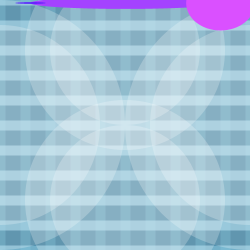
Frame 1 (no input)
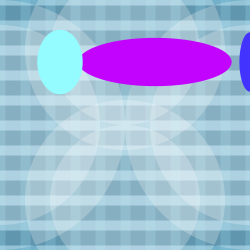
Frame 60 (the mouse pressed at the canvas centre just before this capture)
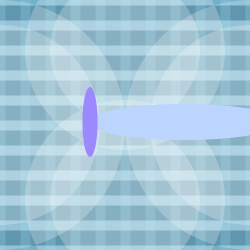
Frame 120 (the mouse held since frame 60 and released just before this capture)

The Processing sketch that drew these frames (run headless with seeded random() and noise(); from frame 60 on, the mouse is pressed at the canvas centre):

// Processing sketch: processing_18723
// ── processing_18723.pde

float y=3.0;
float x;
void setup(){
  size(250, 250);
  smooth();
 }
void draw() 
{ 
  background(#317697);
 strokeWeight(10);
 stroke(#4D9AB7, 150);
 line(0, 0, 0, 250);
 line(25, 0, 25, 250);
 line(50, 0, 50, 250);
 line(75, 0, 75, 250);
 line(100, 0, 100, 250);
 line(125, 0, 125, 250);
 line(150, 0, 150, 250);
 line(175, 0, 175, 250);
 line(200, 0, 200, 250);
 line(225, 0, 225, 250);
 line(250, 0, 250, 250);
 
 stroke(#A2D8ED, 150);
 line(0, 0, 250, 0);
 line(0, 25, 250, 25);
 line(0, 50, 250, 50);
 line(0, 75, 250, 75);
 line(0, 100, 250, 100);
 line(0, 125, 250, 125);
 line(0, 150, 250, 150);
 line(0, 175, 250, 175);
 line(0, 200, 250, 200);
 line(0, 225, 250, 225);
 line(0, 250, 250, 250);
 
 noStroke();
 fill(255, 60);
 ellipse(125, 50, 200, 200);
 ellipse(125, 200, 200, 200);
 ellipse(125, 200, 150, 150);
 ellipse(125, 50, 150, 150);
 ellipse(0, 125, 250, 250);
 ellipse(250, 125, 250, 250);
 ellipse(250, 125, 200, 200);
 ellipse(0, 125, 200, 200);

x= x+ 0.5;
translate(x,0);
  noStroke();
  fill(random(255), random(255), 255);
  ellipse(125, y, random(200), random(50)); 
  
  fill(random(255), random(255), 255);
  ellipse(220, y, random(150), random(100));
  
  fill(random(255), random(255), 255);
  ellipse(30, y, random(150), random(100));
  
y += 1.0; 
if (y > 250){ 
y = 0.0; 
}
if(x>250){
  x=0;
}
}
